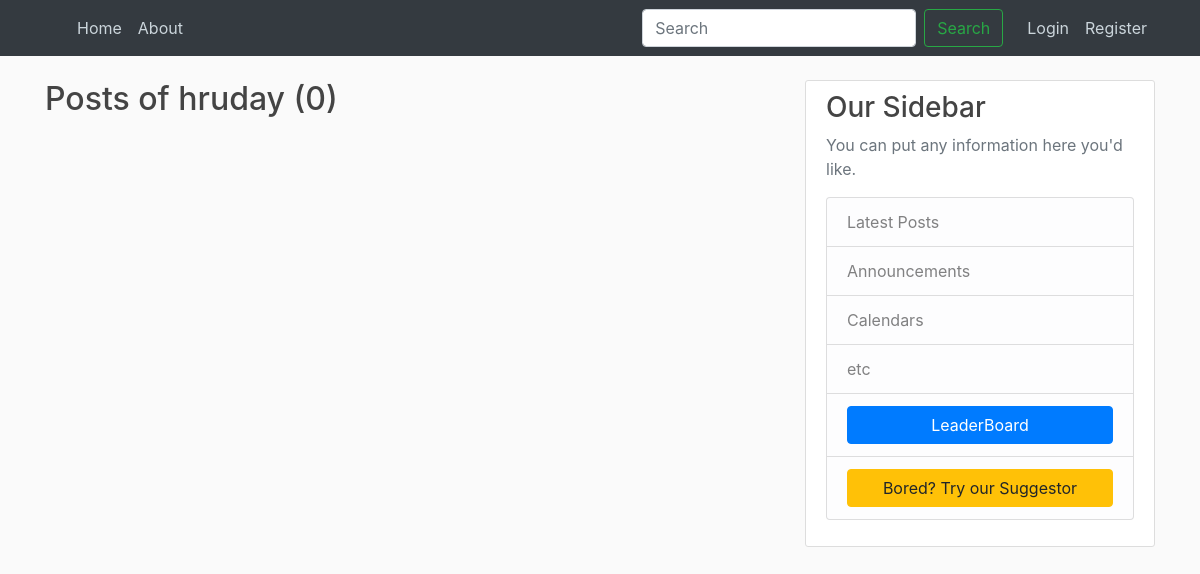
The app's page /user/hruday, older data.
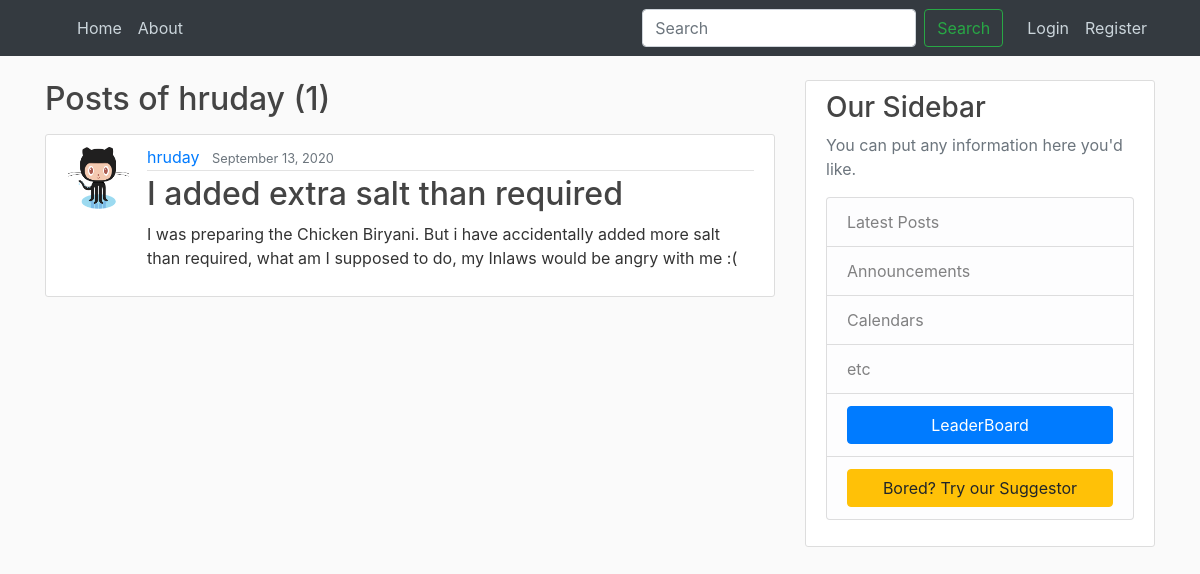
The same page, newer data.
### blog/models.py (models this page shows, shortened)
class Post(models.Model):
	title = models.CharField(max_length=100)
	content = models.TextField(blank=False)
	date_posted = models.DateTimeField(default=timezone.now)
	author = models.ForeignKey(User, on_delete=models.CASCADE)

### users/models.py (models this page shows, shortened)
class Profile(models.Model):
	user = models.OneToOneField(User, on_delete=models.CASCADE)
	image = models.ImageField(default='default.png', upload_to='profile_pics')
	block_status = models.IntegerField(default=0)

### blog/views.py (the view)
# urls.py: path('user/<str:username>',UserPostListView.as_view(),name='user-posts'),
class UserPostListView(ListView):
	model = Post
	template_name = 'blog/user_posts.html'
	context_object_name = 'posts'
	paginate_by = 4
	def get_queryset(self):
		user = get_object_or_404(User, username = self.kwargs.get('username'))
		return Post.objects.filter(author = user).order_by('-date_posted')

### blog/templates/blog/user_posts.html (shortened to what this page needs)
{% extends "blog/base.html" %}
{% block content %}
<h2 class="mb-3">Posts of {{view.kwargs.username}} ({{ page_obj.paginator.count }})</h2>
    {% for post in posts %}
        <article class="media content-section">
          <img src="{{ post.author.profile.image.url }} " class="rounded-circle article-img">
          <div class="media-body">
            <div class="article-metadata">
              <a class="mr-2" href="{% url 'user-posts' post.author.username %}">{{ post.author }}</a>
              <small class="text-muted">{{ post.date_posted|date:"F d, Y" }}</small>
            </div>
            <h2><a class="article-title" href="{% url 'post-detail' post.id %}">{{ post.title }}</a></h2>
            <p class="article-content">{{ post.content }}</p>
          </div>
        </article>
    {% endfor %}
{% endblock content %}

Row changes from the older to the newer data that the page shows:
added Post: author.profile.image (placeholder picture), author "hruday", date_posted "September 13, 2020", title "I added extra salt than required", content "I was preparing the Chicken Biryani. But i have accidentally added more salt than required, what am I supposed to do, my Inlaws would be angry with me :("
Text that changed along with them:
{{ page_obj.paginator.count }}: "0" → "1"
